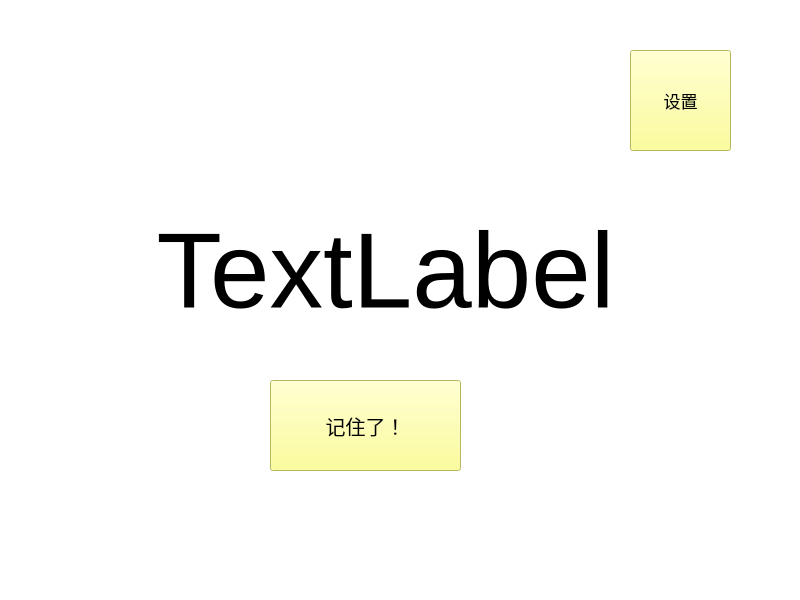
<?xml version="1.0" encoding="UTF-8"?>
<ui version="4.0">
 <class>MainWindow</class>
 <widget class="QMainWindow" name="MainWindow">
  <property name="geometry">
   <rect>
    <x>0</x>
    <y>0</y>
    <width>800</width>
    <height>600</height>
   </rect>
  </property>
  <property name="font">
   <font>
    <pointsize>15</pointsize>
   </font>
  </property>
  <property name="windowTitle">
   <string>MainWindow</string>
  </property>
  <property name="styleSheet">
   <string notr="true">background-color: rgb(255, 255, 255);</string>
  </property>
  <widget class="QWidget" name="centralwidget">
   <widget class="QToolButton" name="toolButton">
    <property name="geometry">
     <rect>
      <x>630</x>
      <y>50</y>
      <width>101</width>
      <height>101</height>
     </rect>
    </property>
    <property name="font">
     <font>
      <pointsize>13</pointsize>
     </font>
    </property>
    <property name="styleSheet">
     <string notr="true">background-color: rgb(255, 255, 127);</string>
    </property>
    <property name="text">
     <string>设置</string>
    </property>
   </widget>
   <widget class="QPushButton" name="rememberButton">
    <property name="geometry">
     <rect>
      <x>270</x>
      <y>380</y>
      <width>191</width>
      <height>91</height>
     </rect>
    </property>
    <property name="font">
     <font>
      <pointsize>15</pointsize>
     </font>
    </property>
    <property name="styleSheet">
     <string notr="true">background-color: rgb(255, 255, 127);</string>
    </property>
    <property name="text">
     <string>记住了！</string>
    </property>
   </widget>
   <widget class="QLabel" name="wordLabel">
    <property name="geometry">
     <rect>
      <x>60</x>
      <y>210</y>
      <width>651</width>
      <height>121</height>
     </rect>
    </property>
    <property name="font">
     <font>
      <pointsize>80</pointsize>
     </font>
    </property>
    <property name="text">
     <string>TextLabel</string>
    </property>
    <property name="alignment">
     <set>Qt::AlignCenter</set>
    </property>
   </widget>
  </widget>
  <widget class="QMenuBar" name="menubar">
   <property name="geometry">
    <rect>
     <x>0</x>
     <y>0</y>
     <width>800</width>
     <height>25</height>
    </rect>
   </property>
  </widget>
  <widget class="QStatusBar" name="statusbar"/>
 </widget>
 <resources/>
 <connections/>
</ui>
